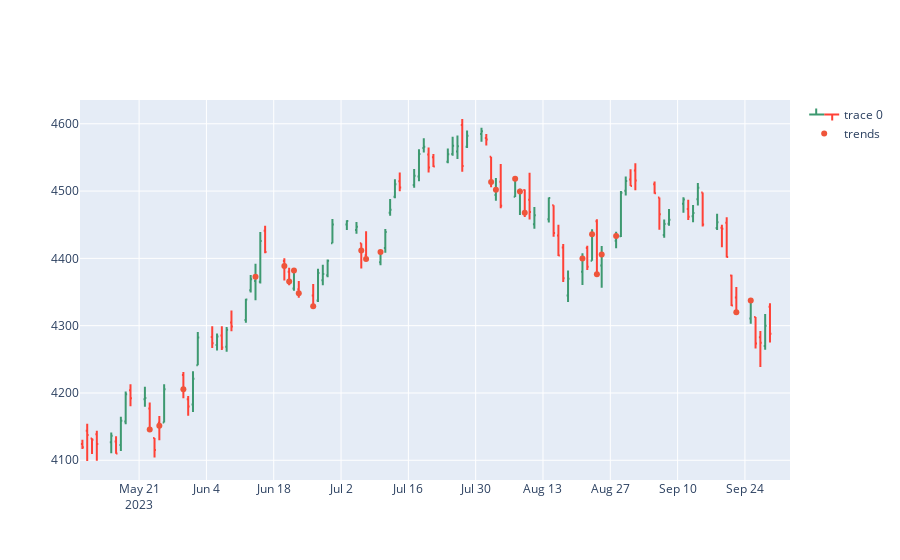

Notebook cell for this chart:
### Code cell
from plotly import graph_objects as go


data = [
            go.Ohlc(x=down_preds.index,
                    open=ohlc.open.loc[down_preds.index],
                    high=ohlc.high.loc[down_preds.index],
                    low=ohlc.low.loc[down_preds.index],
                    close=ohlc.close.loc[down_preds.index],
                ),
                # go.Line(x=ohlc.index[-i:],
                #         y=ohlc.close.iloc[-i:],
                #         name='close'
                # ),
                go.Scatter(
                        x=down_preds.loc[down_preds].index,
                        y=ohlc.loc[down_preds.index].loc[down_preds].close,
                        name='trends',
                        mode="markers"
                ),
]

fig = go.Figure(data=data)
fig.update(layout_xaxis_rangeslider_visible=False)
fig.show()
